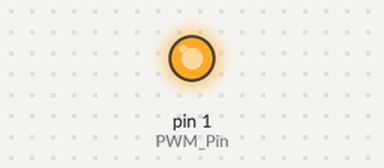
Simulated run of this sketch. Board: Arduino Uno, built with avr-gcc and run on an emulated ATmega328P. On the bench: output pins drawn as LEDs (lit = HIGH).

Above: at 0.1 s.
Timing chart, 0 to 1.6 s (numbered marks = the images above):
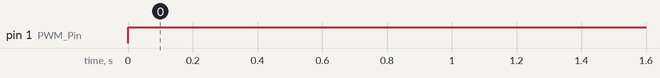

The sketch:

ATtiny_Correct_PMW_Output_PIN_1.ino
```cpp
int PWM_Pin = 1; /* give PWM_Pin name to D5 pin */
// Perform initialization inside setup()
void setup()
{
pinMode(PWM_Pin,OUTPUT);  /*declare D5 pin as an output pin */
TCCR0B = TCCR0B & 0b11111000 | 0b001;  /*set 30.64Hz Frequency */
}
void loop()
{
analogWrite(PWM_Pin,255);
TCCR0B = TCCR0B & 0b11111000 | 0b001;
}
```

Measured:
- by itself, pin 1 (PWM_Pin): LOW → HIGH at 0.00 s
